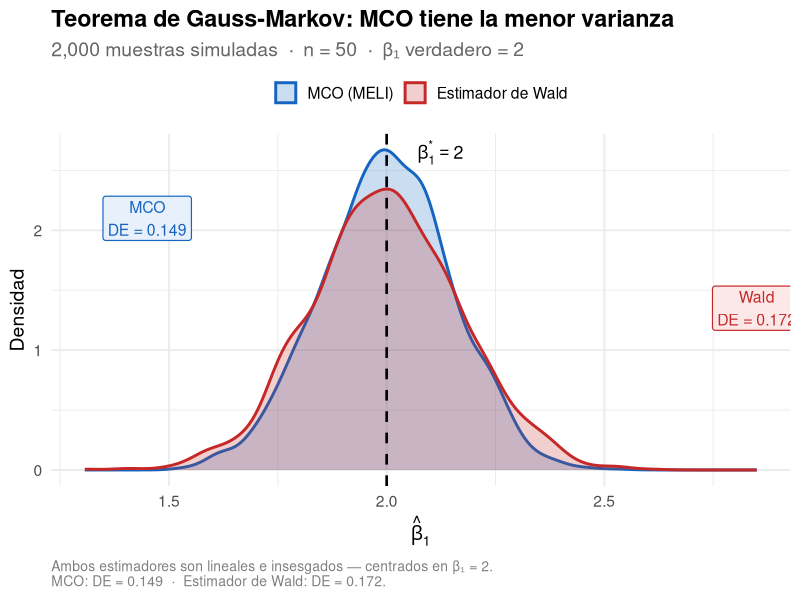
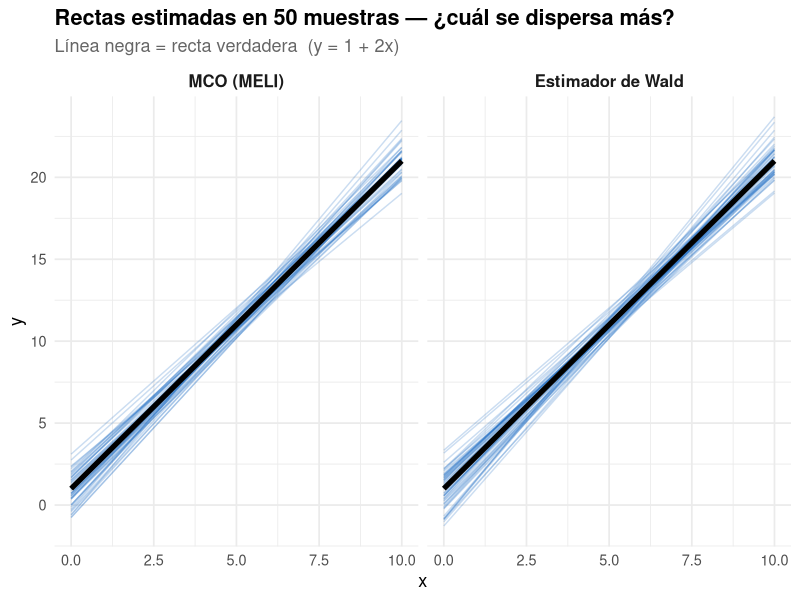

Here is the R script that generated these plots, in order:
## ---- chunk 1
set.seed(42)

n_obs <- 50
beta0 <- 1
beta1 <- 2
sigma <- 3
B     <- 2000

sims <- replicate(B, {
  x   <- runif(n_obs, 0, 10)
  eps <- rnorm(n_obs, 0, sigma)
  y   <- beta0 + beta1 * x + eps

  b_mco  <- coef(lm(y ~ x))["x"]

  alto   <- x > median(x)
  b_wald <- (mean(y[alto]) - mean(y[!alto])) /
            (mean(x[alto]) - mean(x[!alto]))

  c(MCO = unname(b_mco), Wald = unname(b_wald))
})

library(ggplot2)
library(tidyr)
library(dplyr)

df <- data.frame(
  MCO  = sims["MCO",  ],
  Wald = sims["Wald", ]
) %>%
  pivot_longer(everything(), names_to = "Estimador", values_to = "beta_hat")

sds <- df %>%
  group_by(Estimador) %>%
  summarise(de = round(sd(beta_hat), 3), .groups = "drop")

sd_mco  <- sds$de[sds$Estimador == "MCO"]
sd_wald <- sds$de[sds$Estimador == "Wald"]

colores <- c("MCO" = "#1565C0", "Wald" = "#C62828")

ggplot(df, aes(x = beta_hat, fill = Estimador, color = Estimador)) +
  geom_density(alpha = 0.22, linewidth = 1) +
  geom_vline(xintercept = beta1, linetype = "dashed",
             color = "black", linewidth = 0.9) +
  annotate("text", x = 2.07, y = 2.65,
           label = "beta[1]^'*'==2", parse = TRUE,
           hjust = 0, size = 4.5, color = "black") +
  annotate("label", x = 1.45, y = 2.1,
           label = paste0("MCO\nDE = ", sd_mco),
           hjust = 0.5, size = 4, color = "#1565C0",
           fill = "#e8f0fb", label.size = 0.4) +
  annotate("label", x = 2.85, y = 1.35,
           label = paste0("Wald\nDE = ", sd_wald),
           hjust = 0.5, size = 4, color = "#C62828",
           fill = "#fde8e8", label.size = 0.4) +
  scale_fill_manual(values = colores,
                    labels = c("MCO (MELI)", "Estimador de Wald")) +
  scale_color_manual(values = colores,
                     labels = c("MCO (MELI)", "Estimador de Wald")) +
  labs(
    title    = "Teorema de Gauss-Markov: MCO tiene la menor varianza",
    subtitle = paste0("2,000 muestras simuladas  ·  n = ", n_obs,
                      "  ·  β₁ verdadero = ", beta1),
    x        = expression(hat(beta)[1]),
    y        = "Densidad",
    fill     = NULL, color = NULL,
    caption  = paste0(
      "Ambos estimadores son lineales e insesgados — centrados en β₁ = ", beta1,
      ".\nMCO: DE = ", sd_mco, "  ·  Estimador de Wald: DE = ", sd_wald, ".")
  ) +
  theme_minimal(base_size = 14) +
  theme(
    legend.position = "top",
    plot.title      = element_text(face = "bold"),
    plot.subtitle   = element_text(color = "gray40"),
    plot.caption    = element_text(color = "gray50", size = 10, hjust = 0)
  )
## ---- chunk 2
set.seed(99)
n_lines <- 50

lines_data <- lapply(1:n_lines, function(i) {
  x   <- runif(n_obs, 0, 10)
  eps <- rnorm(n_obs, 0, sigma)
  y   <- beta0 + beta1 * x + eps

  fit    <- lm(y ~ x)
  b1_mco <- coef(fit)["x"]
  b0_mco <- coef(fit)["(Intercept)"]

  alto    <- x > median(x)
  b1_wald <- (mean(y[alto]) - mean(y[!alto])) /
             (mean(x[alto]) - mean(x[!alto]))
  b0_wald <- mean(y) - b1_wald * mean(x)

  x_seq <- seq(0, 10, length.out = 80)
  rbind(
    data.frame(sim = i, estimador = "MCO (MELI)",
               x = x_seq,
               y = as.numeric(b0_mco) + as.numeric(b1_mco) * x_seq),
    data.frame(sim = i, estimador = "Estimador de Wald",
               x = x_seq,
               y = as.numeric(b0_wald) + as.numeric(b1_wald) * x_seq)
  )
})

spaghetti_df <- do.call(rbind, lines_data)
true_line    <- data.frame(
  x = seq(0, 10, length.out = 80),
  y = beta0 + beta1 * seq(0, 10, length.out = 80)
)

ggplot() +
  geom_line(data = spaghetti_df,
            aes(x = x, y = y, group = sim),
            alpha = 0.22, linewidth = 0.5, color = "#1565C0") +
  geom_line(data = true_line,
            aes(x = x, y = y),
            color = "black", linewidth = 1.8) +
  facet_wrap(~ factor(estimador,
                      levels = c("MCO (MELI)", "Estimador de Wald"))) +
  labs(
    title    = paste0("Rectas estimadas en ", n_lines, " muestras — ¿cuál se dispersa más?"),
    subtitle = "Línea negra = recta verdadera  (y = 1 + 2x)",
    x = "x", y = "y"
  ) +
  theme_minimal(base_size = 13) +
  theme(
    plot.title    = element_text(face = "bold"),
    plot.subtitle = element_text(color = "gray40"),
    strip.text    = element_text(face = "bold", size = 12)
  )

# Marcador final usando las 2,000 simulaciones del chunk anterior
victorias_MCO  <- sum(abs(sims["MCO",  ] - beta1) <
                      abs(sims["Wald", ] - beta1))
victorias_Wald <- B - victorias_MCO
pct_MCO        <- round(100 * victorias_MCO / B, 1)
